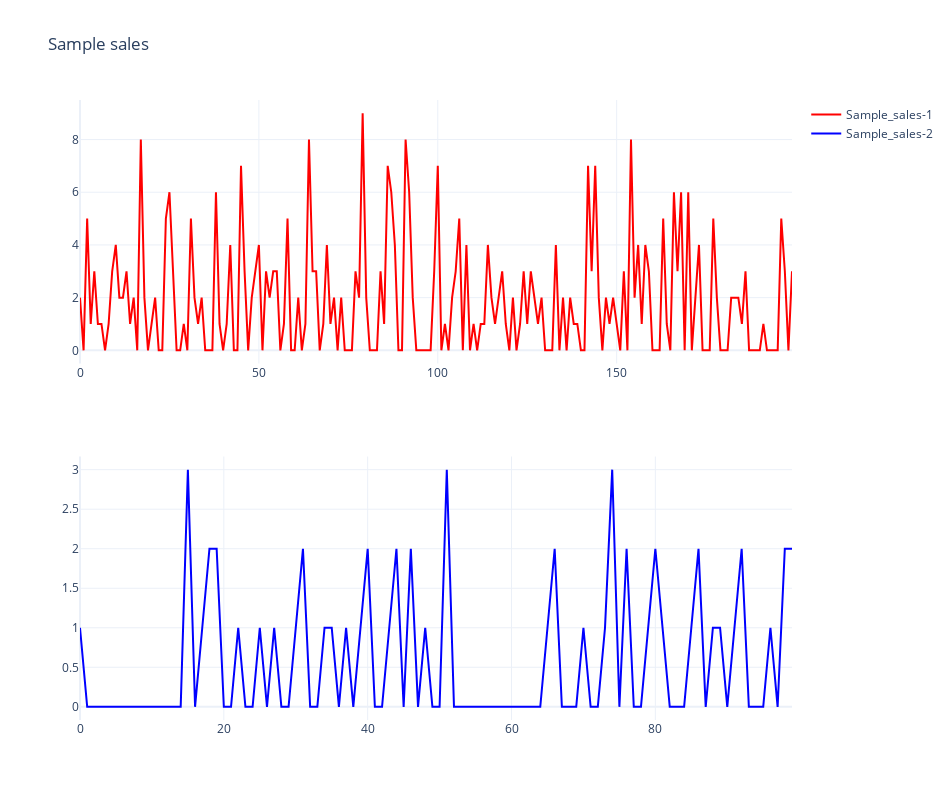

Write notebook code for a chart like this one.
### Code cell
# maximizing the graph to see the trend and pattern in sales
fig = make_subplots(rows=2, cols=1)
fig.add_trace(go.Scatter(x=np.arange(len(sample_1[600:800])),
                        y=sample_1[600:800],showlegend=True, mode='lines',
                        name='Sample_sales-1',marker_color='RED'), 
              row=1, col=1)
fig.add_trace(go.Scatter(x=np.arange(len(sample_2[200:300])),
                        y=sample_2[200:300],showlegend=True, mode='lines',
                        name='Sample_sales-2',marker_color='BLUE'), 
              row=2, col=1)

fig.update_layout(height=800, width=950, title_text="Sample sales", template='plotly_white')
fig.show()

### Figure 1 — Plotly figure (JSON) as saved in the notebook; plotly's stock layout.template omitted (floating-point values rounded to 4 significant figures; data arrays with more than 128 entries replaced by an {"elided": "..."} marker saying what was removed)
{"data": [{"marker": {"color": "RED"}, "mode": "lines", "name": "Sample_sales-1", "showlegend": true, "type": "scatter", "x": {"elided": "200 int values"}, "xaxis": "x", "y": {"elided": "200 int values"}, "yaxis": "y"}, {"marker": {"color": "BLUE"}, "mode": "lines", "name": "Sample_sales-2", "showlegend": true, "type": "scatter", "x": [0, 1, 2, 3, 4, 5, 6, 7, 8, 9, 10, 11, 12, 13, 14, 15, 16, 17, 18, 19, 20, 21, 22, 23, 24, 25, 26, 27, 28, 29, 30, 31, 32, 33, 34, 35, 36, 37, 38, 39, 40, 41, 42, 43, 44, 45, 46, 47, 48, 49, 50, 51, 52, 53, 54, 55, 56, 57, 58, 59, 60, 61, 62, 63, 64, 65, 66, 67, 68, 69, 70, 71, 72, 73, 74, 75, 76, 77, 78, 79, 80, 81, 82, 83, 84, 85, 86, 87, 88, 89, 90, 91, 92, 93, 94, 95, 96, 97, 98, 99], "xaxis": "x2", "y": [1, 0, 0, 0, 0, 0, 0, 0, 0, 0, 0, 0, 0, 0, 0, 3, 0, 1, 2, 2, 0, 0, 1, 0, 0, 1, 0, 1, 0, 0, 1, 2, 0, 0, 1, 1, 0, 1, 0, 1, 2, 0, 0, 1, 2, 0, 2, 0, 1, 0, 0, 3, 0, 0, 0, 0, 0, 0, 0, 0, 0, 0, 0, 0, 0, 1, 2, 0, 0, 0, 1, 0, 0, 1, 3, 0, 2, 0, 0, 1, 2, 1, 0, 0, 0, 1, 2, 0, 1, 1, 0, 1, 2, 0, 0, 0, 1, 0, 2, 2], "yaxis": "y2"}], "layout": {"height": 800, "title": {"text": "Sample sales"}, "width": 950, "xaxis": {"anchor": "y", "domain": [0, 1]}, "xaxis2": {"anchor": "y2", "domain": [0, 1]}, "yaxis": {"anchor": "x", "domain": [0.575, 1]}, "yaxis2": {"anchor": "x2", "domain": [0, 0.425]}}}
